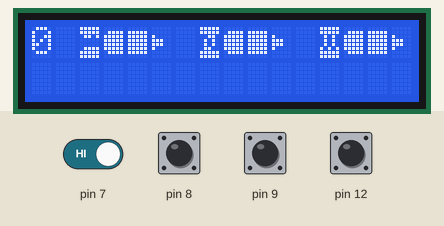
Simulated run of this sketch. Board: Arduino Uno, built with avr-gcc and run on an emulated ATmega328P. On the bench: 16×2 character LCD. Inputs (shaded band) come from the test bench; at power-on: pin 7–9, pin 12 HIGH.

Above: at 1.2 s.
1.3 s: pin 12 pulled LOW for 1 s
At 3.2 s:
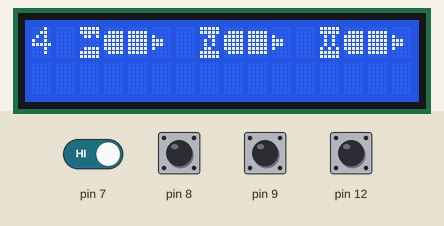
3.8 s: pin 8 pulled LOW for 0.15 s
At 4.24 s:
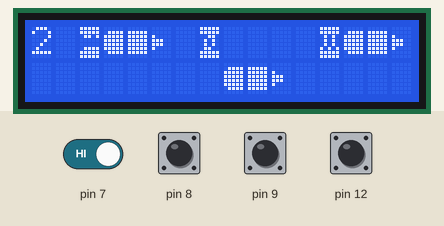
6.4 s: pin 9 pulled LOW for 1 s
At 7.51 s:
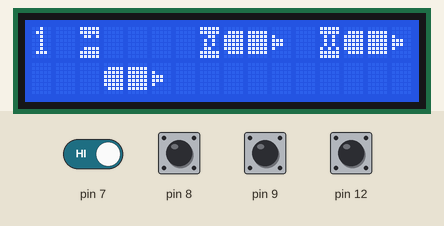
9.4 s: pin 9 pulled LOW for 0.15 s
At 11.3 s:
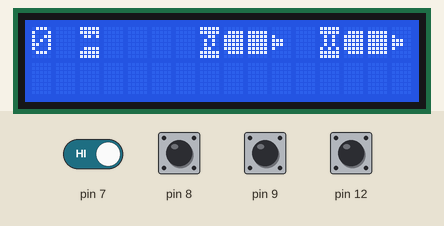
11.4 s: pin 7 driven LOW and pin 12 driven LOW
At 12.8 s:
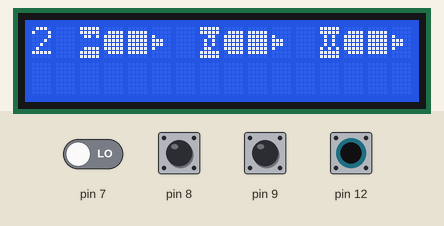
14.4 s: pin 7 driven HIGH
At 17.98 s:
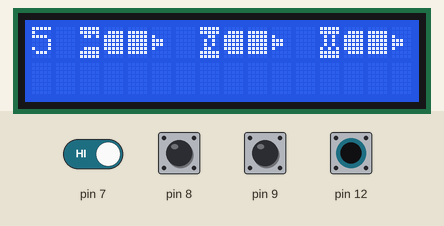
Timing chart, 0 to 18.4 s (numbered marks = the images above; inputs shaded):
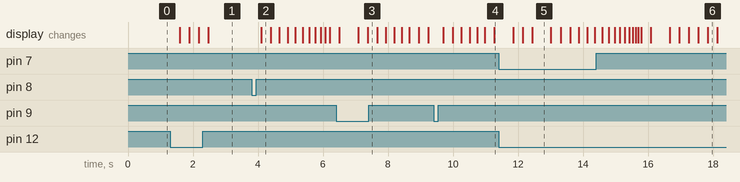

Measured:
- after the input at 1.3 s, the display: first changes after 0.29 s (image 1 shows a later state)
- after the input at 3.8 s, the display: changes after 0.30 s (image 2)
- after the input at 9.4 s, the display: first changes after 0.29 s (image 4 shows a later state)
- after the input at 11.4 s, the display: first changes after 0.45 s (image 5 shows a later state)
- what the display in image 5 shows lasts 0.6 s, from 12.4 s to 13.0 s

The sketch:

sketch_feb21a.ino
```cpp
#include <LiquidCrystal.h>
LiquidCrystal lcd(13,10,6,5,4,3);
byte floor1[] = {B11111,B11111,B01101,B00000,B00000,B01111,B11111,B11111};
byte botdown[] = {B00000,B01111,B11111,B11111,B11111,B11111,B01111,B00000};
byte botup[] = {B00000,B00000,B10000,B11100,B11100,B10000,B00000,B00000};
byte floor2[] = {B11111,B11111,B00110,B01010,B01010,B01100,B11111,B11111};
byte floor3[] = {B11111,B11111,B01010,B01010,B01010,B10101,B11111,B11111};
byte botmid[] = {B00000,B11111,B11111,B11111,B11111,B11111,B11111,B00000};
bool J1=0,K1=0,D=0,B=0;
bool J0=0,K0=0,C=0,A=0;
bool S0=0,S1=0,S2=0,E=0;
int i=0,j=0,k=0,t=291,l=t,r=18,c=0,p=0;
unsigned long auxtime;

void setup() {
 lcd.begin(16, 2);
 lcd.createChar(0, floor1);
 lcd.createChar(1, botdown);
 lcd.createChar(2, botup);
 lcd.createChar(3, floor2);
 lcd.createChar(6, floor3);
 lcd.createChar(5, botmid);
 pinMode(12,INPUT_PULLUP);
 pinMode(9,INPUT_PULLUP);
 pinMode(8,INPUT_PULLUP);
 pinMode(7,INPUT_PULLUP);
 lcd.setCursor(2,0);
 lcd.write(byte(0));
 lcd.setCursor(7,0);
 lcd.write(byte(3));
 lcd.setCursor(12,0);
 lcd.write(byte(6)); }


void loop() {
  coin();sel();checkE();
  eqff();eqout();ff0();ff1();
  if(S0==1){coindec();p=0;i=0;clrbot();
    for (k=0;k<=(5*i)+3;k++){bot();delay(t);t=t-r;}clrout();}
  else{i=0;j=0;k=0;bot();}
  if(S1==1){coindec();p=0;i=1;clrbot();
    for (k=0;k<=(5*i)+3;k++){bot();delay(t);t=t-r;}clrout();}
  else{i=1;j=0;k=0;bot();}
  if(S2==1){coindec();p=0;i=2;clrbot();
    for (k=0;k<=(5*i)+3;k++){bot();delay(t);t=t-r;}clrout();}
  else{i=2;j=0;k=0;bot();}}

void ff0(){
  if (J0==0 && K0==0){C=C;}
  if (J0==0 && K0==1){C=0;}
  if (J0==1 && K0==0){C=1;}
  if (J0==1 && K0==1){C=!C;}}
void ff1(){
  if (J1==0 && K1==0){D=D;}
  if (J1==0 && K1==1){D=0;}
  if (J1==1 && K1==0){D=1;}
  if (J1==1 && K1==1){D=!D;}}
void eqff(){
  J1=E&&B&&!C;
  K1=1;
  J0=E&&A&&!D;
  K0=1;}
void eqout(){
  S0=A&&!B&&!C&&!D&&E;
  S1=!A&&B&&!C&&!D&&E;
  S2=A&&B&&!C&&!D&&E;}
void sel(){
    if(digitalRead(9)==0){B=0;A=1;delay(t);p=1;}
    else if(digitalRead(8)==0){B=1;A=0;delay(t);p=2;}
    else if(digitalRead(7)==0){B=1;A=1;delay(t);p=3;}
    else {B=0;A=0;}}
void clrbot(){
  lcd.setCursor(5*i+3,0);
  lcd.print("   ");j++;}
void clrout(){lcd.setCursor(0,1);
  lcd.write(byte(5));
  lcd.write(byte(2));
  lcd.print(" "); delay(t);
  lcd.setCursor(0,1);
  lcd.write(byte(2));
  lcd.print(" "); t=l;delay(t);
  lcd.setCursor(0,1);
  lcd.print(" ");delay(t);}
void bot(){
  lcd.setCursor(5*i+3-k,j);
  lcd.write(byte(1));
  lcd.write(byte(5));
  lcd.write(byte(2));
  lcd.print(" ");}
void coin(){
  if(digitalRead(12)==0 && c<9){c++;delay(t);}
  lcd.setCursor(0,0);lcd.print(c);}
void coindec(){c=c-p;lcd.setCursor(0,0);lcd.print(c);}
void checkE(){if(c>=p){E=1;}
  else{E=0;}}
```
